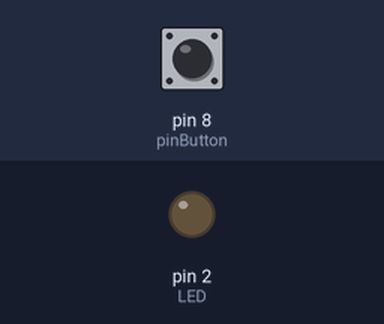
Simulated run of this sketch. Board: Arduino Uno, built with avr-gcc and run on an emulated ATmega328P. Parts: output pins drawn as LEDs (lit = HIGH). The test bench sets the inputs (shaded band); at power-on: pin 8 (pinButton) LOW.

Above: at 1.2 s.
1.3 s: pin 8 (pinButton) pulled HIGH for 0.15 s
At 2.2 s:
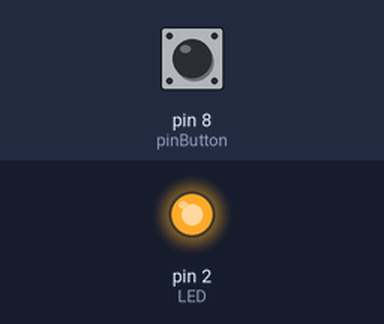
Timing chart, 0 to 4.3 s (numbered marks = the images above; inputs shaded):
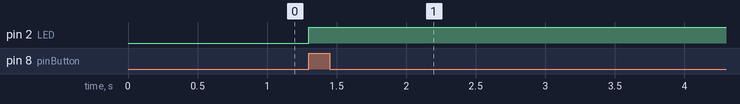

The sketch:

tug_of_war_2.ino
```cpp
/* Turns on a relay and servo with two different buttons, and lets is stay on until the button is pressed again */
//
//int relayButton = 4;
//int Relay = 7;
//int stateLED = LOW;
//int stateButton;
//int previous = LOW;
//long time = 0;
//long debounce = 2000;
//
//int relayButton = 9;
//int relayPin = 2;
//int relayStatus;
//
//void setup() {
//  pinMode(relayButton, INPUT);
//  pinMode(relayPin, OUTPUT);
//  digitalWrite(relayPin, LOW);
//  relayStatus = LOW;
//}
//
//void loop() {
//
//  if(digitalRead(relayButton) == HIGH){
//    if(relayStatus == LOW){
//      digitalWrite(relayPin, HIGH);
//      relayStatus = HIGH;
//
//    }
//    else{
//      digitalWrite(relayPin, LOW);
//      relayStatus = LOW;
//    }
//
//  }
//  delay(500);
//}
/* sketch 1
turn on a LED when the button is pressed
turn it off when the button is not pressed (or released)
*/
/* sketch 2
turn on a LED when the button is pressed and let it on when the button is released
*/
int pinButton = 8; //the pin where we connect the button
int LED = 2; //the pin we connect the LED

void setup() {
  pinMode(pinButton, INPUT); //set the button pin as INPUT
  pinMode(LED, OUTPUT); //set the LED pin as OUTPUT
}

void loop() {
  int stateButton = digitalRead(pinButton); //read the state of the button
  if(stateButton == 1) { //if is pressed
     digitalWrite(LED, HIGH); //write 1 or HIGH to led pin
  }
}
```

Measured:
- after the input at 1.3 s, pin 2 (LED): LOW → HIGH at once
